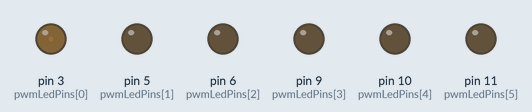
Bench run of a sketch on a simulated Arduino Uno, built with avr-gcc and run on an emulated ATmega328P. Parts: output pins drawn as LEDs (lit = HIGH).

Above: at 0.05 s.
At 2.35 s:
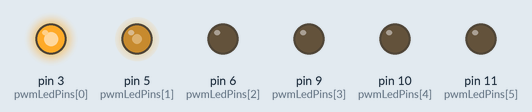
At 4.75 s:
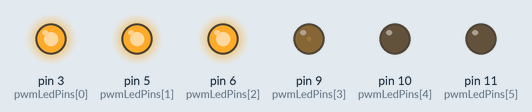
At 9.45 s:
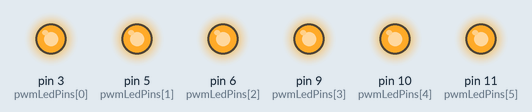
At 14.15 s:
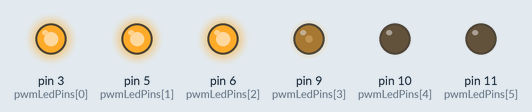
At 18.85 s:
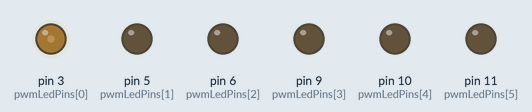
Timing chart, 0 to 25.0 s (numbered marks = the images above):
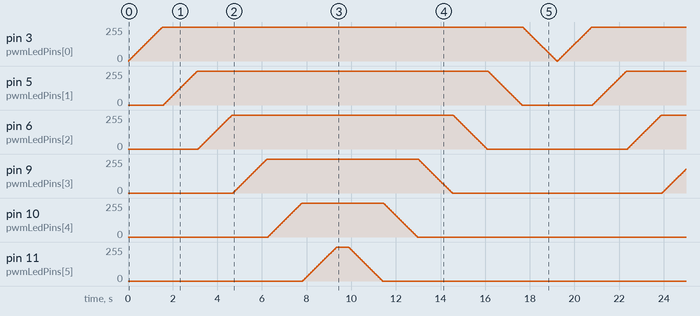

The sketch:

exp01_leds.ino
```cpp
/************************************************************************************
* IMBRAX - INDUSTRIA MECATRONICA BRASILEIRA
* Nome: exp01_leds
* Descricao: Controla o acionamento de alguns leds usando o efeito de Fade.
*
* Escrito por: Diego W. Antunes <diego@imbrax.com.br>
* Data: 01/10/2011
*************************************************************************************/

/************************************************************************************
* Constantes utilizadas no programa
************************************************************************************/
const int numLeds = 6; // Numero de leds conectados ao Arduino

/* Array com o numero dos pinos onde estao conectados os leds no Arduino, cada numero
* representa uma porta digital com suporte a PWM
*/
const int pwmLedPins[numLeds] = {3, 5, 6, 9, 10, 11};

/************************************************************************************
* Variaveis
************************************************************************************/


/************************************************************************************
* Funcao: setup
* Descricao: Faz a configuracao e inicializacao de algumas variaveis importantes
* Notas:
************************************************************************************/
void setup()
{
  // Configura os pinos onde estao os LEDs como saida
  for (int i = 0; i < numLeds; i++)
    pinMode(pwmLedPins[i], OUTPUT);
}

/************************************************************************************
* Funcao: loop
* Descricao: Loop principal onde o microcontrolador deve passar a maior parte do tempo
* Notas:
************************************************************************************/
void loop()
{
  int i = 0;
  int fadeVal = 0;

  // Loop para acender os LEDs usando o efeito de Fade
  for (i = 0; i < numLeds; i++) {
    // Faz o fade em cada led com incremento de 5 pontos
    for(fadeVal = 0; fadeVal <= 255; fadeVal += 5) {
      // Aplica o valor do fade no LED
      analogWrite(pwmLedPins[i], fadeVal);
      // Aguarda um intervalo de tempo de 30 milisegundos
      delay(30);
    }
  }

  // Aguarda 500ms ou meio segundo
  delay(500);

  // Agora executa o loop para desligar os LEDs com o efeito de Fade
  for (i = numLeds - 1; i >= 0; i--) {
    for(fadeVal = 255; fadeVal >= 0; fadeVal -= 5) {
      analogWrite(pwmLedPins[i], fadeVal);
      delay(30);
    }
  }
}
```
